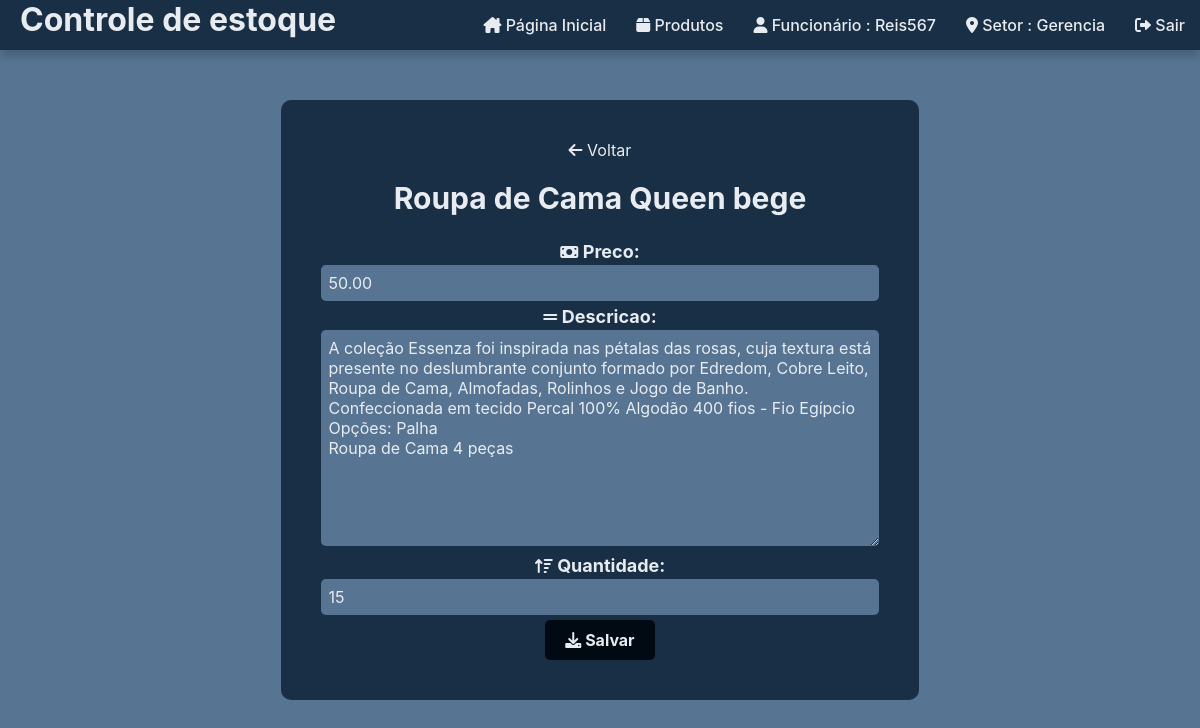
The page /produto/15/ (signed in) on the database as committed earlier.
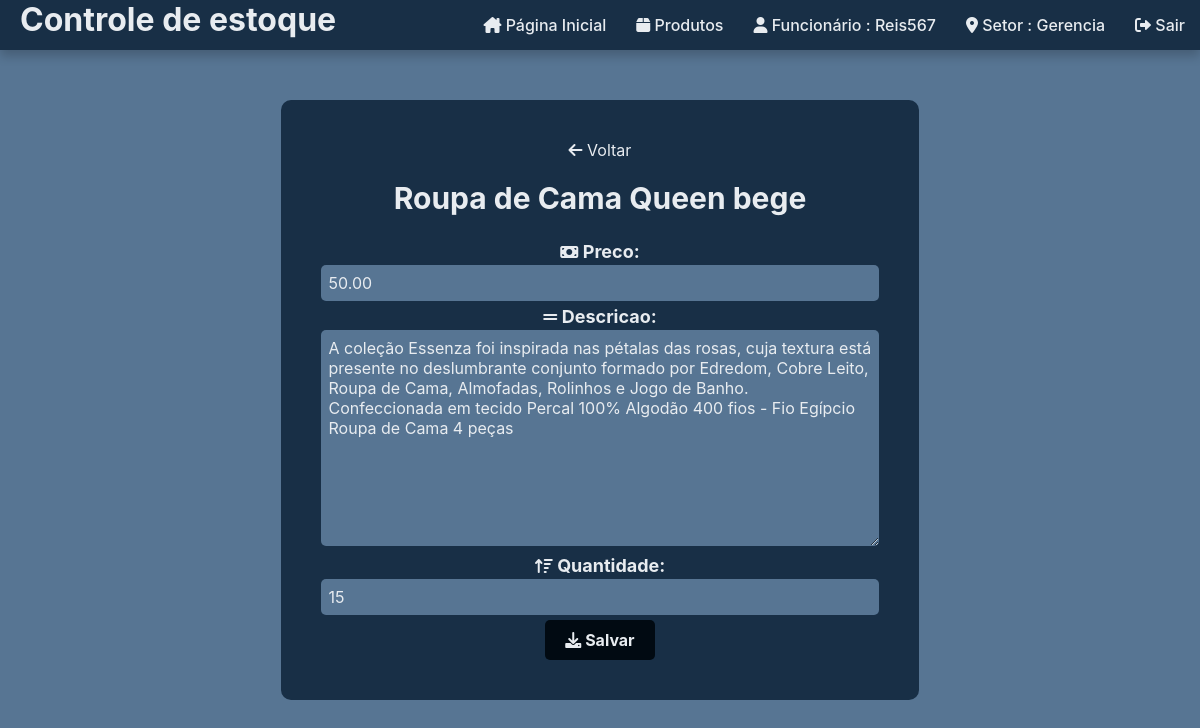
The same page on the database as committed later.
### sistema_loja/models.py (models this page shows, shortened)
class Produto(models.Model):
    nome = models.CharField(max_length=100)
    foto = models.ImageField(upload_to='produtos/', blank=True, null=True)
    tipo = models.ForeignKey(TipoProduto, on_delete=models.CASCADE)
    descricao = models.TextField()
    preco = models.DecimalField(max_digits=10, decimal_places=2)
    quantidade = models.PositiveIntegerField()
    class Meta:
        verbose_name = "Produto"
        verbose_name_plural = "Produtos"

### sistema_loja/views.py (the view)
# urls.py: path('produto/<int:produto_id>/', views.detalhes_produto, name='detalhes_produto'),
@login_required
def detalhes_produto(request, produto_id):
    produto = get_object_or_404(Produto, pk=produto_id)
    if request.method == 'POST':
        form = ProdutoForm(request.POST, instance=produto)
        if form.is_valid():
            form.save()
            return redirect('detalhes_produto', produto_id=produto_id)
    else:
        form = ProdutoForm(instance=produto)
    return render(request, 'detalhes_produto.html', {
        'produto': produto,
        'form': form,
    })

### sistema_loja/forms.py
class ProdutoForm(forms.ModelForm):
    class Meta:
        model = Produto
        fields = ['nome', 'foto', 'tipo', 'descricao', 'preco', 'quantidade']

### sistema_loja/models.py (called while the page is built)
    def __str__(self):
        return self.nome

### sistema_loja/templates/detalhes_produto.html (shortened to what this page needs)
{% extends 'base.html' %}
{% block content %}
<div class="container-detalhes">
  <div class="bloco-detalhes">
    <p><a href="{% url 'lista_produtos' %}"><i class="fa-solid fa-arrow-left"></i>  Voltar</a></p>
    <h1>{{ produto.nome }}</h1>
    <div class="produto-content">
      <div class="produto-details">
        <form method="post">
          <div class="form-group">
            <span class="label">
              <i class="fa-solid fa-money-bill"></i> {{ form.preco.label_tag }}
            </span>
            {{ form.preco }}
          </div>
          <div class="form-group">
            <span class="label">
              <i class="fa-solid fa-grip-lines"></i> {{ form.descricao.label_tag }}
            </span>
            {{ form.descricao }}
          </div>
          <div class="form-group">
            <span class="label">
              <i class="fa-solid fa-arrow-up-wide-short"></i> {{ form.quantidade.label_tag }}
            </span>
            {{ form.quantidade }}
          </div>
          <button class="botao-salvar" type="submit"> <i class="fa-solid fa-download"></i>  Salvar</button>
        </form>
      </div>
    </div>
  </div>
</div>
{% endblock %}

Rows that differ between the two databases and show on the page:
changed Produto "Roupa de Cama Queen bege": descricao "…fios - Fio Egípcio Opções: Palha Roupa de Cama 4…" → "…fios - Fio Egípcio Roupa de Cama 4…"
